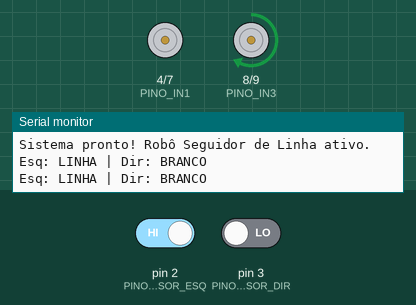
The sketch below on a simulated Arduino Uno, built with avr-gcc and run on an emulated ATmega328P. Shown: motor-driver pin pairs drawn as motors (green arrow = first pin HIGH = forward, orange = second pin HIGH = backward, longer = more drive, scaled by the enable pin), the last lines printed to the serial monitor. The test bench sets the inputs (shaded band); at power-on: pin 2 (PINO_SENSOR_ESQ) HIGH, pin 3 (PINO_SENSOR_DIR) LOW.

Above: at 1.2 s.
1.3 s: pin 2 (PINO_SENSOR_ESQ) driven LOW
At 2.4 s:
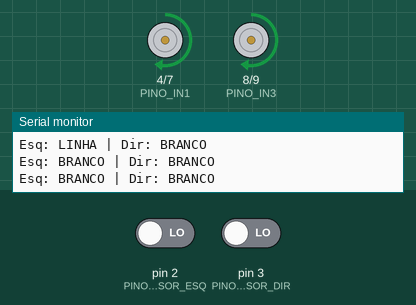
2.8 s: pin 3 (PINO_SENSOR_DIR) driven HIGH
At 3.5 s:
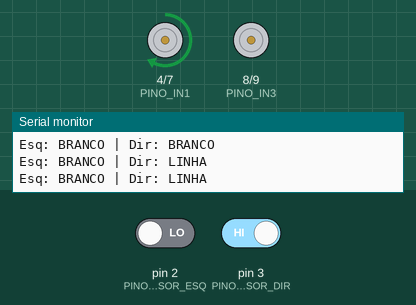
4.3 s: pin 2 (PINO_SENSOR_ESQ) driven HIGH
At 4.6 s:
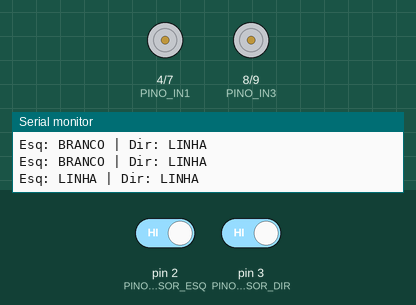
Timing chart, 0 to 7.3 s (numbered marks = the images above; inputs shaded):
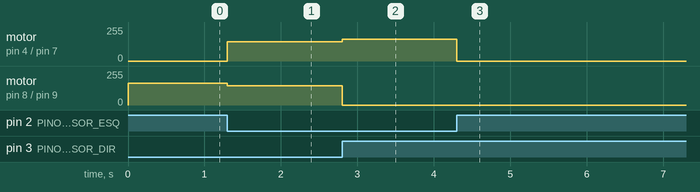

Measured:
- after the input at 1.3 s, motor on pin 4 (PINO_IN1) / pin 7 (PINO_IN2): stopped → forward 145/255 at once; motor on pin 8 (PINO_IN3) / pin 9 (PINO_IN4): forward 165/255 → forward 145/255 at once
- after the input at 2.8 s, motor on pin 4 (PINO_IN1) / pin 7 (PINO_IN2): forward 145/255 → forward 165/255 at once; motor on pin 8 (PINO_IN3) / pin 9 (PINO_IN4): forward 145/255 → stopped at once
- after the input at 4.3 s, motor on pin 4 (PINO_IN1) / pin 7 (PINO_IN2): forward 165/255 → stopped at once

The sketch:

p55_robo_seguidor_de_linha.ino
```cpp
/*
 * Projeto 55: Robô Seguidor de Linha
 * O que faz: Guia um chassi 2WD automaticamente ao longo de uma faixa preta usando 2 sensores TCRT5000.
 * Ligações: D2 (TCRT5000 Esq), D3 (TCRT5000 Dir), D4/D7 (Motor Esq), D8/D9 (Motor Dir), D5/D6 (ENA/ENB PWM)
 * Bibliotecas: Nenhuma biblioteca extra
 * Material: 80 Projetos Arduino
 */

const byte PINO_SENSOR_ESQ = 2; // Saída DO do sensor TCRT5000 esquerdo
const byte PINO_SENSOR_DIR = 3; // Saída DO do sensor TCRT5000 direito
const byte PINO_IN1 = 4;        // Motor Esquerdo IN1
const byte PINO_ENA = 5;        // Motor Esquerdo PWM
const byte PINO_ENB = 6;        // Motor Direito PWM
const byte PINO_IN2 = 7;        // Motor Esquerdo IN2
const byte PINO_IN3 = 8;        // Motor Direito IN3
const byte PINO_IN4 = 9;        // Motor Direito IN4

const int LINHA_PRETA_SINAL = HIGH; // AJUSTE AQUI: nível lido quando o sensor está sobre a fita preta
const byte PWM_RETA = 145;          // AJUSTE AQUI: velocidade nas retas (110 a 180)
const byte PWM_CURVA = 165;         // Velocidade da roda externa durante a correção

unsigned long ultimoPrint = 0;

void comandarMotores(int velEsq, int velDir) {
  digitalWrite(PINO_IN1, velEsq > 0 ? HIGH : LOW);
  digitalWrite(PINO_IN2, LOW);
  analogWrite(PINO_ENA, (byte)constrain(velEsq, 0, 255));

  digitalWrite(PINO_IN3, velDir > 0 ? HIGH : LOW);
  digitalWrite(PINO_IN4, LOW);
  analogWrite(PINO_ENB, (byte)constrain(velDir, 0, 255));
}

void setup() {
  Serial.begin(9600);
  pinMode(PINO_SENSOR_ESQ, INPUT);
  pinMode(PINO_SENSOR_DIR, INPUT);
  pinMode(PINO_IN1, OUTPUT);
  pinMode(PINO_IN2, OUTPUT);
  pinMode(PINO_IN3, OUTPUT);
  pinMode(PINO_IN4, OUTPUT);
  pinMode(PINO_ENA, OUTPUT);
  pinMode(PINO_ENB, OUTPUT);

  Serial.println(F("Sistema pronto! Robô Seguidor de Linha ativo."));
}

void loop() {
  bool esqNaLinha = (digitalRead(PINO_SENSOR_ESQ) == LINHA_PRETA_SINAL);
  bool dirNaLinha = (digitalRead(PINO_SENSOR_DIR) == LINHA_PRETA_SINAL);

  if (!esqNaLinha && !dirNaLinha) {
    // Ambos no branco -> segue reto
    comandarMotores(PWM_RETA, PWM_RETA);
  } else if (esqNaLinha && !dirNaLinha) {
    // Tocou a linha na esquerda -> vira para a esquerda
    comandarMotores(0, PWM_CURVA);
  } else if (!esqNaLinha && dirNaLinha) {
    // Tocou a linha na direita -> vira para a direita
    comandarMotores(PWM_CURVA, 0);
  } else {
    // Ambos na fita preta -> fim de pista / parada
    comandarMotores(0, 0);
  }

  if (millis() - ultimoPrint >= 400) {
    ultimoPrint = millis();
    Serial.print(F("Esq: "));
    Serial.print(esqNaLinha ? F("LINHA") : F("BRANCO"));
    Serial.print(F(" | Dir: "));
    Serial.println(dirNaLinha ? F("LINHA") : F("BRANCO"));
  }
}
```
